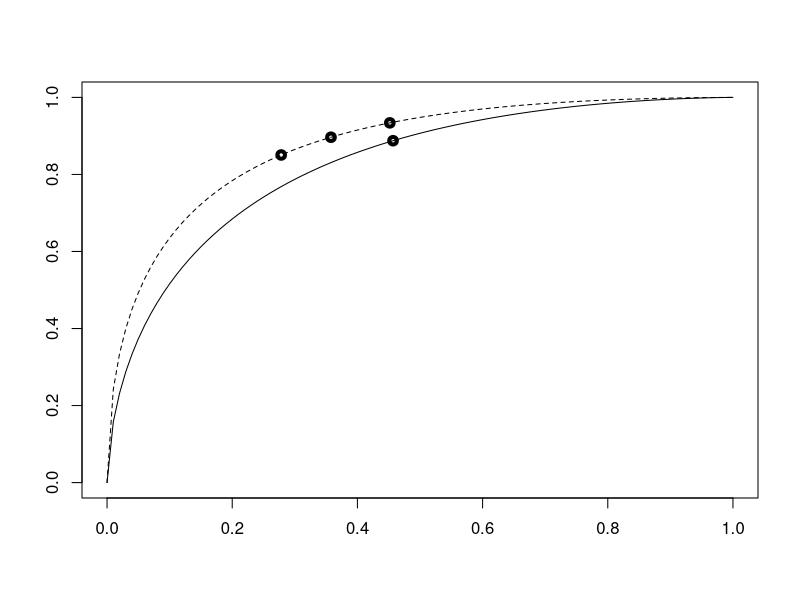

The R source for this figure:
GINI1<-.65
GINI2<-.75
B<-0.1
a0<-0.5

# GINI1<-.45
# GINI2<-.46
# B<-0.1
# a0<-0.6


FuncNormalAlt<-function(x,g){pnorm(qnorm((g+1)/2)*sqrt(2)+qnorm(x))}
FuncMidFractal<-function(x,g){0.5*(1-(1-x)^((1+g)/(1-g)))+0.5*x^((1-g)/(1+g))}
y_e<-function(x){FuncNormalAlt(x,GINI1)}
y_n<-function(x){FuncNormalAlt(x,GINI2)}
# y_e<-function(x){FuncMidFractal(x,GINI1)}
# y_n<-function(x){FuncMidFractal(x,GINI2)}

GiniP<-function(f, x){2*(integrate(f,x,1)$value-(1-x)*f(x))/((1-x)*(1-f(x)))-1
}

# basic scenario
phi_x0<-function(x){(1-B)*(1-x)+B*(1-y_e(x))-a0}
x0<-uniroot(phi_x0,lower=0,upper=1,tol = .Machine$double.eps)
(x0<-as.numeric(x0[1]))
y_e(x0)

(b0=B*(1-y_e(x0))/a0)
(deriv0<-numDeriv::grad(y_e, x0))
(mbr0<-(1+(1-B)/B/deriv0)^(-1))
ir0<-mbr0/(1-mbr0)
(profit0<-a0*(ir0*(1-b0)-b0))
(ginip0<-GiniP(y_e,x0))
#GiniP(y_e,0)


#numDeriv::grad(y_e, x0)

#(1+GINI1)/(1-GINI1)*.5*(1-x0)^(2*GINI1/(1-GINI1))+(1-GINI1)/(1+GINI1)*0.5*x0^(-2*GINI1/(1+GINI1))

#scenario 1 keep approval rate stable
a1<-a0
phi_yn_x1<-function(x){(1-B)*(1-x)+B*(1-y_n(x))-a1}
x1<-uniroot(phi_yn_x1,lower=0,upper=1,tol = .Machine$double.eps)
(x1<-as.numeric(x1[1]))
y_n(x1)
(b1=B*(1-y_n(x1))/a1)
(deriv1<-numDeriv::grad(y_n, x1))
(mbr1<-(1+(1-B)/B/deriv1)^(-1))
ir1<-ir0
(profit1<-a1*(ir1*(1-b1)-b1))
(ginip1<-GiniP(y_n,x1))


(a1_change<-a1/a0-1)
(b1_change<-b1/b0-1)
(profit1_change<-profit1/profit0-1)

# scenario 2 keep bad rate stable
b2<-b0
phi_x2<-function(x){B*(1-y_n(x))/((1-B)*(1-x)+B*(1-y_n(x)))-b2}
x2<-uniroot(phi_x2,lower=0,upper=.99999999999,tol = .Machine$double.eps)
(x2<-as.numeric(x2[1]))
y_n(x2)
(a2<-((1-B)*(1-x2)+B*(1-y_n(x2))))
(deriv2<-numDeriv::grad(y_n, x2))
(mbr2<-(1+(1-B)/B/deriv2)^(-1))
ir2<-ir0
(profit2<-a2*(ir2*(1-b2)-b2))
(ginip2<-GiniP(y_n,x2))

(a2_change<-a2/a0-1)
(b2_change<-b2/b0-1)
(profit2_change<-profit2/profit0-1)


#scenario 3: equal marginal rates / profit maximized

phi_yn_x3<-function(x){numDeriv::grad(y_n, x)-deriv0}
x3<-uniroot(phi_yn_x3,lower=0+1/1000,upper=1-1/1000,tol = .Machine$double.eps)
(x3<-as.numeric(x3[1]))
y_n(x3)
(a3<-((1-B)*(1-x3)+B*(1-y_n(x3))))
(b3=B*(1-y_n(x3))/a3)
(deriv3<-numDeriv::grad(y_n, x3))
(mbr3<-(1+(1-B)/B/deriv3)^(-1))
ir3<-ir0
(profit3<-a3*(ir3*(1-b3)-b3))
(ginip3<-GiniP(y_n,x3))

(a3_change<-a3/a0-1)
(b3_change<-b3/b0-1)
(profit3_change<-profit3/profit0-1)


plot(c(x0, x1, x2, x3),c(y_e(x0), y_n(x1), y_n(x2), y_n(x3)), main='', xlab='', ylab='', lwd=4, 
     xlim=c(0,1), ylim=c(0,1))
curve(y_e, add=TRUE, lwd=1)
curve(y_n, add=TRUE, lty=2)

print("Bad rate reduction: ")
(b1/b0-1)*100
print("Approval rate improvement: ")
(a2/a0-1)*100

data.frame(scenario=1:3, 
          existing_portfolio_gini=rep(ginip0,3),
          new_portfolio_gini=c(ginip1, ginip2, ginip3),
          existing_marginal_bad_rate=rep(mbr0,3),
          new_marginal_bad_rate=c(mbr1, mbr2, mbr3)
          )

data.frame(scenario=1:3, existing_approval=100*rep(a0,3), 
           new_approval=100*c(a1, a2, a3),
           existing_badrate=100*rep(b0,3),
           new_badrate=100*c(b1,b2,b3),
           existing_profit=100*rep(profit0,3),
           new_profit=100*c(profit1, profit2, profit3)
           )

data.frame(no=1:3, scenario=c('keep approval', 'keep bad rate', 'keep marginal bad rate'), approval_change=100*c(a1_change, a2_change, a3_change),
           badrate_change=100*c(b1_change, b2_change, b3_change),
           profit_change=100*c(profit1_change, profit2_change, profit3_change))


